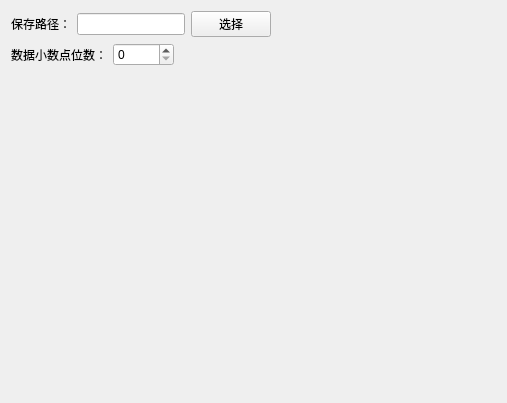
<?xml version="1.0" encoding="UTF-8"?>
<ui version="4.0">
 <class>DataSaveForm</class>
 <widget class="QWidget" name="DataSaveForm">
  <property name="geometry">
   <rect>
    <x>0</x>
    <y>0</y>
    <width>507</width>
    <height>403</height>
   </rect>
  </property>
  <property name="minimumSize">
   <size>
    <width>507</width>
    <height>403</height>
   </size>
  </property>
  <property name="windowTitle">
   <string>数据存储</string>
  </property>
  <layout class="QGridLayout" name="gridLayout">
   <item row="2" column="0">
    <spacer name="verticalSpacer">
     <property name="orientation">
      <enum>Qt::Vertical</enum>
     </property>
     <property name="sizeHint" stdset="0">
      <size>
       <width>20</width>
       <height>40</height>
      </size>
     </property>
    </spacer>
   </item>
   <item row="1" column="0">
    <layout class="QHBoxLayout" name="horizontalLayout_2">
     <item>
      <widget class="QLabel" name="label_2">
       <property name="text">
        <string>数据小数点位数：</string>
       </property>
      </widget>
     </item>
     <item>
      <widget class="QSpinBox" name="spinBox_decimals">
       <property name="maximum">
        <number>99999</number>
       </property>
      </widget>
     </item>
     <item>
      <spacer name="horizontalSpacer">
       <property name="orientation">
        <enum>Qt::Horizontal</enum>
       </property>
       <property name="sizeHint" stdset="0">
        <size>
         <width>40</width>
         <height>20</height>
        </size>
       </property>
      </spacer>
     </item>
    </layout>
   </item>
   <item row="0" column="0">
    <layout class="QHBoxLayout" name="horizontalLayout">
     <item>
      <widget class="QLabel" name="label">
       <property name="text">
        <string>保存路径：</string>
       </property>
      </widget>
     </item>
     <item>
      <widget class="QLineEdit" name="LineEdit_sProductSavePath"/>
     </item>
     <item>
      <widget class="QPushButton" name="PushButtonChosePath">
       <property name="text">
        <string>选择</string>
       </property>
      </widget>
     </item>
    </layout>
   </item>
   <item row="0" column="1">
    <spacer name="horizontalSpacer_2">
     <property name="orientation">
      <enum>Qt::Horizontal</enum>
     </property>
     <property name="sizeHint" stdset="0">
      <size>
       <width>40</width>
       <height>20</height>
      </size>
     </property>
    </spacer>
   </item>
  </layout>
 </widget>
 <resources/>
 <connections/>
</ui>
